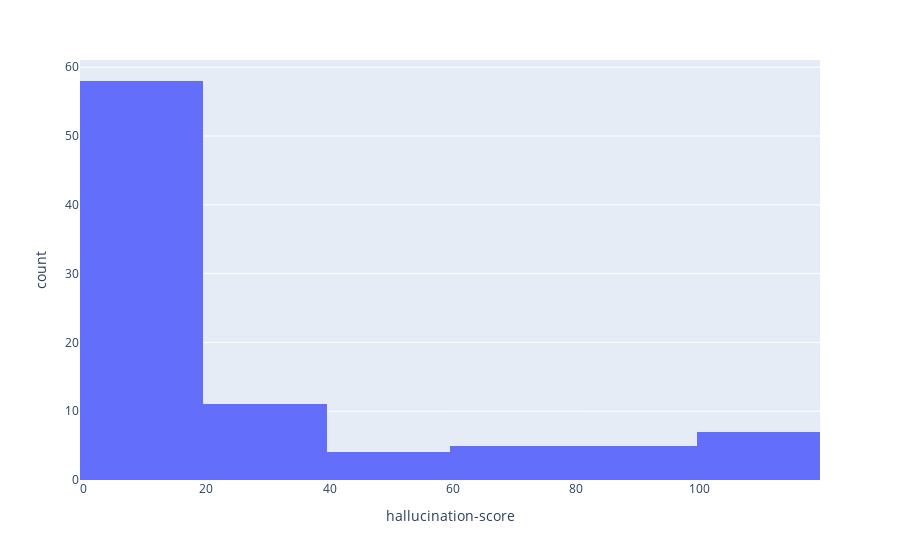

Notebook code cell kept with this figure:
### Markdown cell above
We could visualize the distribution of hallucination scores by doing a quick histogram plot.

### Code cell
import plotly.express as px

px.histogram(out_df.to_pandas(), x="hallucination-score")

### Figure 1 — Plotly figure (JSON) as saved in the notebook; plotly's stock layout.template omitted (floating-point values rounded to 4 significant figures)
{"data": [{"alignmentgroup": "True", "bingroup": "x", "hovertemplate": "hallucination-score=%{x}<br>count=%{y}<extra></extra>", "legendgroup": "", "marker": {"color": "#636efa", "pattern": {"shape": ""}}, "name": "", "offsetgroup": "", "orientation": "v", "showlegend": false, "type": "histogram", "x": [0, 0, 0, 0, 15, 0, 50, 20, 21, 20, 100, 9, 11, 99, 0, 95, 10, 5, 13, 0, 59, 31, 18, 0, 12, 60, 22, 12, 6, 8, 0, 0, 0, 0, 0, 0, 50, 14, 100, 20, 17, 12, 0, 100, 0, 100, 12, 4, 0, 98, 98, 51, 13, 0, 17, 14, 60, 60, 14, 8, 10, 0, 16, 8, 100, 0, 30, 0, 23, 16, 19, 10, 100, 22, 11, 100, 8, 12, 8, 29, 0, 98, 18, 0, 9, 60, 22, 60, 5, 8], "xaxis": "x", "yaxis": "y"}], "layout": {"barmode": "relative", "legend": {"tracegroupgap": 0}, "margin": {"t": 60}, "xaxis": {"anchor": "y", "domain": [0, 1], "title": {"text": "hallucination-score"}}, "yaxis": {"anchor": "x", "domain": [0, 1], "title": {"text": "count"}}}}
